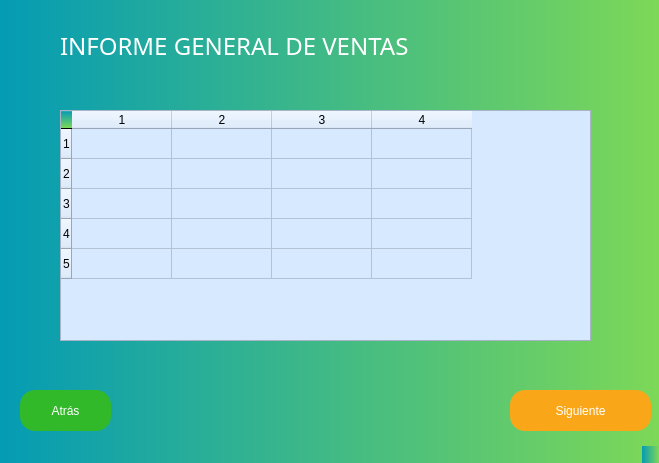
<?xml version="1.0" encoding="UTF-8"?>
<ui version="4.0">
 <class>ReportGeneral</class>
 <widget class="QMainWindow" name="ReportGeneral">
  <property name="geometry">
   <rect>
    <x>0</x>
    <y>0</y>
    <width>659</width>
    <height>463</height>
   </rect>
  </property>
  <property name="windowTitle">
   <string>Informe General de Ventas</string>
  </property>
  <property name="windowIcon">
   <iconset>
    <normaloff>ICONOI.jpg</normaloff>ICONOI.jpg</iconset>
  </property>
  <property name="autoFillBackground">
   <bool>false</bool>
  </property>
  <property name="styleSheet">
   <string notr="true">background-color: qlineargradient(spread:pad, x1:0, y1:0, x2:1, y2:0, stop:0 rgba(4,155,180, 255), stop:1 rgba(125,216,87, 255));</string>
  </property>
  <widget class="QWidget" name="centralwidget">
   <widget class="QLabel" name="tittleGe">
    <property name="geometry">
     <rect>
      <x>60</x>
      <y>30</y>
      <width>531</width>
      <height>31</height>
     </rect>
    </property>
    <property name="font">
     <font>
      <family>Arial Black</family>
      <pointsize>18</pointsize>
      <weight>10</weight>
      <italic>false</italic>
      <bold>false</bold>
     </font>
    </property>
    <property name="styleSheet">
     <string notr="true">background-color: rgb(255, 255, 255, 0);
color: rgb(255, 255, 255);
font: 87 18pt &quot;Arial Black&quot;;
</string>
    </property>
    <property name="text">
     <string>INFORME GENERAL DE VENTAS</string>
    </property>
   </widget>
   <widget class="QPushButton" name="btnBackGe">
    <property name="geometry">
     <rect>
      <x>20</x>
      <y>390</y>
      <width>91</width>
      <height>41</height>
     </rect>
    </property>
    <property name="cursor">
     <cursorShape>PointingHandCursor</cursorShape>
    </property>
    <property name="styleSheet">
     <string notr="true">background-color: rgb(50, 185, 41);
color: rgb(255, 255, 255);
border-radius:15px;
font: 87 14pt &quot;Arial Black&quot;;</string>
    </property>
    <property name="text">
     <string>Atrás</string>
    </property>
   </widget>
   <widget class="QPushButton" name="btnNextGe">
    <property name="geometry">
     <rect>
      <x>510</x>
      <y>390</y>
      <width>141</width>
      <height>41</height>
     </rect>
    </property>
    <property name="cursor">
     <cursorShape>PointingHandCursor</cursorShape>
    </property>
    <property name="styleSheet">
     <string notr="true">background-color: rgb(0, 151, 178);
background-color: rgb(249, 167, 25);
color: rgb(255, 255, 255);
border-radius:15px;
font: 87 14pt &quot;Arial Black&quot;;</string>
    </property>
    <property name="text">
     <string>Siguiente</string>
    </property>
   </widget>
   <widget class="QTableWidget" name="tableWidgetGe">
    <property name="geometry">
     <rect>
      <x>60</x>
      <y>110</y>
      <width>531</width>
      <height>231</height>
     </rect>
    </property>
    <property name="styleSheet">
     <string notr="true">background-color: rgb(101, 200, 156);


background-color: rgb(215, 233, 255);
font: 14pt &quot;Arial&quot;;

</string>
    </property>
    <property name="rowCount">
     <number>5</number>
    </property>
    <property name="columnCount">
     <number>4</number>
    </property>
    <attribute name="horizontalHeaderCascadingSectionResizes">
     <bool>false</bool>
    </attribute>
    <row/>
    <row/>
    <row/>
    <row/>
    <row/>
    <column/>
    <column/>
    <column/>
    <column/>
   </widget>
  </widget>
  <widget class="QStatusBar" name="statusbar"/>
 </widget>
 <resources/>
 <connections/>
</ui>
